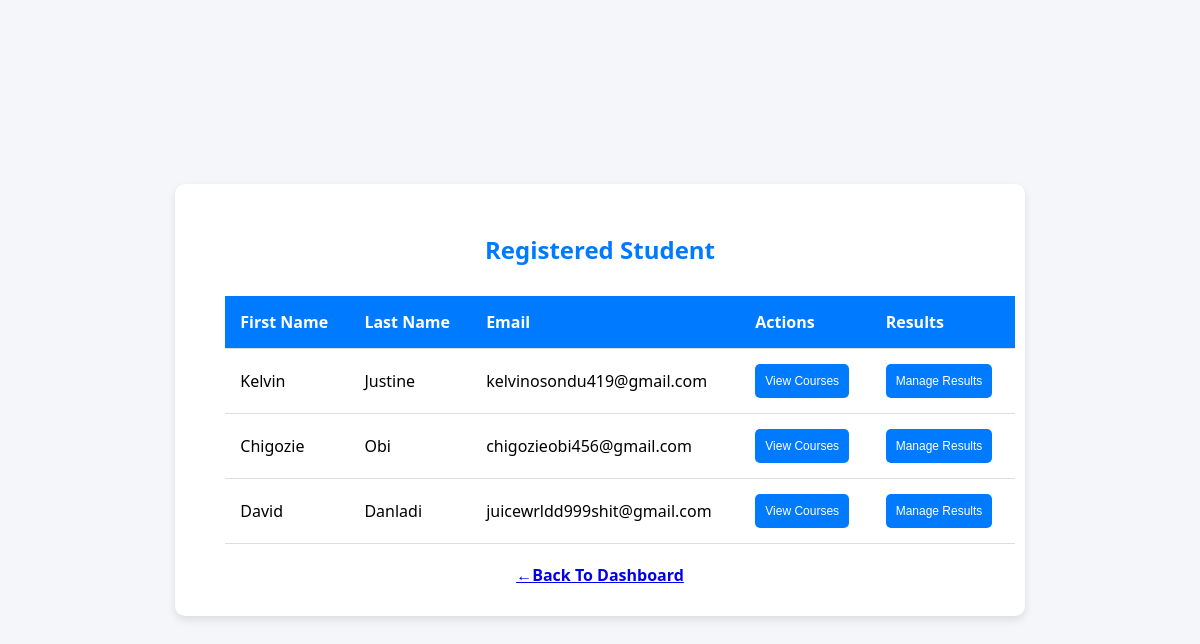
Before: /view_students/ with the older database file.
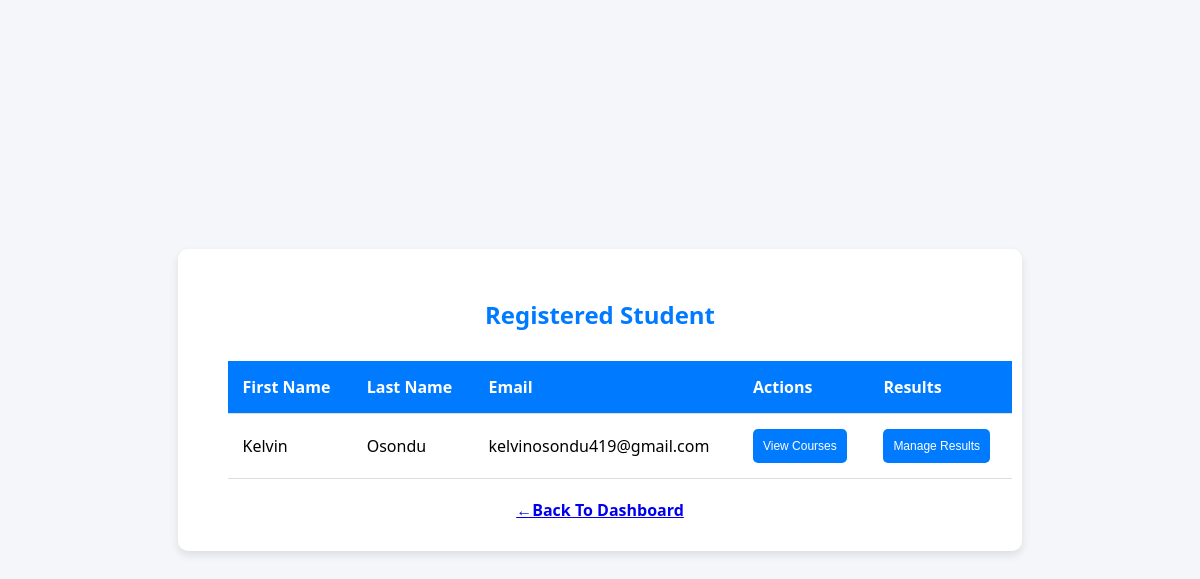
After: the same page with the newer database file.
### app.py (models this page shows, shortened)
class Applicant(db.Model):
    __tablename__ =  'applicantDetails'
    id = db.Column(db.Integer, primary_key =True)
    firstname = db.Column(db.String(15), nullable= False)
    lastname = db.Column(db.String(15), nullable= False )
    email = db.Column(db.String(30), unique =True, nullable =False )
    password = db.Column(db.String(40),  nullable =False )

### app.py (the view)
@app.route("/view_students/")
def view_students():
    students = Applicant.query.all()
    year_session = ApplicantSession.query.all()
    return render_template("view_students.html", students =students, year_session = year_session)

### templates/view_students.html (shortened to what this page needs)
{% extends 'base.html' %}
{% block head %}
<link rel="stylesheet" href="{{url_for ('static', filename='view_student.css') }}">
{% endblock %}
{% block body %}
<body>
    <div class="container">
        <h2>Registered Student</h2>
        {% if students %}
        <table>
            <thead>
                <tr>
                    <th>First Name</th>
                    <th>Last Name</th>
                    <th>Email</th>
                    <th>Actions</th>
                    <th>Results</th>
                </tr>
            </thead>
            <tbody>
                {% for student in students %}
                <tr>
                    <td>{{ student.firstname }}</td>
                    <td>{{ student.lastname }}</td>
                    <td>{{ student.email }}</td>
                    <td>
                        <a href="{{ url_for('student_courses', student_id=student.id) }}">
                            <button>View Courses</button>
                        </a>
                    </td>
                    <td>
                        <a href="{{ url_for('add_result', student_id=student.id) }}">
                            <button>Manage Results</button>
                        </a>
                    </td>
                </tr>
                {% endfor %}
            </tbody>
        </table>
        {% else %}
        <p>No student registered yet Calm Down!!!</p>
        {% endif %}
        <div class ="back-link">
        <a href="/admin_dashboard/">←Back To Dashboard</a>
        </div>
    </div>
{% endblock %}

Changed rows visible on the page:
removed Applicant: firstname "Chigozie", lastname "Obi", email "chigozieobi456@gmail.com"
removed Applicant: firstname "David", lastname "Danladi", email "juicewrldd999shit@gmail.com"
changed Applicant "Kelvin": lastname "Justine" → "Osondu"
